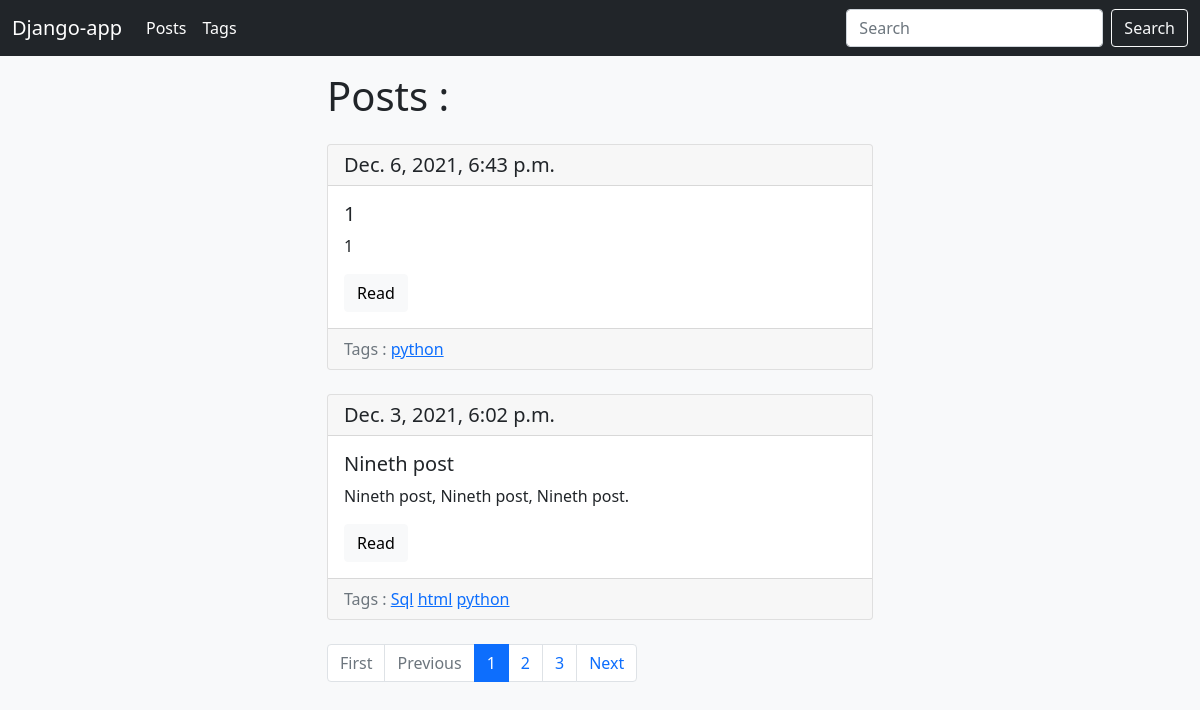
The page /blog/ on the database as committed earlier.
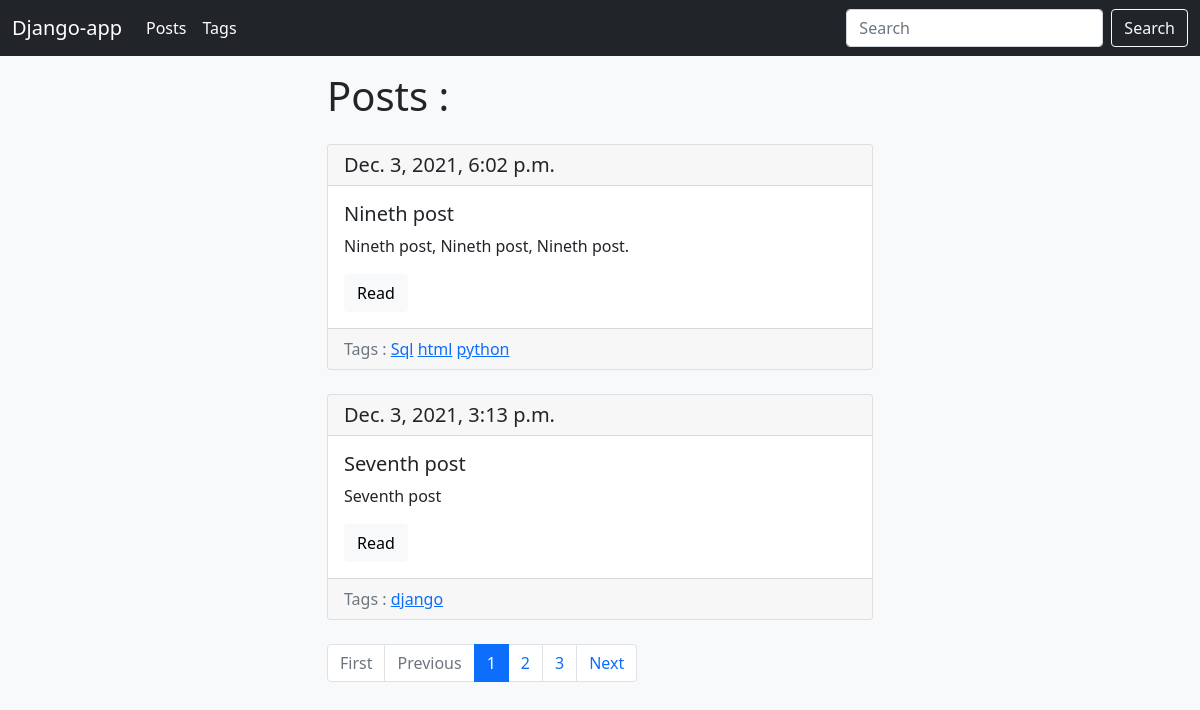
The same page on the database as committed later.
### blog/models.py (models this page shows, shortened)
class Post(models.Model):
    title = models.CharField(max_length=150, db_index=True)
    slug = models.SlugField(max_length=150, blank=True, unique=True)
    body = models.TextField(blank=True, db_index=True)
    date_pub = models.DateTimeField(auto_now_add=True)
    tags = models.ManyToManyField('Tag', blank=True, related_name='posts')
    def get_absolute_url(self):
        return reverse('post_detail_url', kwargs={'slug': self.slug})
    class Meta:
        ordering = ['-date_pub']

class Tag(models.Model):
    title = models.CharField(max_length=50)
    slug = models.SlugField(max_length=50, unique=True)
    def get_absolute_url(self):
        return reverse('tag_detail_url', kwargs={'slug': self.slug})
    class Meta:
        ordering = ['title']

### blog/views.py (the view)
# urls.py: path('', posts_list, name='posts_list_url'),
def posts_list(request):
    search_query = request.GET.get('search', '')
    if search_query:
        posts = Post.objects.filter(Q(title__icontains=search_query) | Q(body__icontains=search_query))
    else:
        posts = Post.objects.all()
    paginator = Paginator(posts, 2)
    page_number = request.GET.get('page', 1)
    page = paginator.get_page(page_number)
    is_paginated = page.has_other_pages()
    if page.has_previous():
        prev_url = '?page={}'.format(page.previous_page_number())
    else:
        prev_url = ''
    if page.has_next():
        next_url = '?page={}'.format(page.next_page_number())
    else:
        next_url = ''
    context = {
        'page_object': page,
        'is_paginated': is_paginated,
        'next_url': next_url,
        'prev_url': prev_url
    }
    return render(request, 'blog/index.html', context=context)

### blog/templates/blog/index.html (shortened to what this page needs)
{% extends 'blog/base_blog.html' %}
{% block content %}
  <h1 class="mb-4">Posts :</h1>
  {% for post in page_object.object_list %}
    {% include 'blog/includes/post_card_template.html' %}
  {% endfor %}
{% endblock %}

### blog/templates/blog/includes/post_card_template.html
<div class="card mb-4">
  <h5 class="card-header">{{ post.date_pub }}</h5>
  <div class="card-body">
    <h5 class="card-title">{{ post.title }}</h5>
    <p class="card-text">{{ post.body|truncatewords:15 }}</p>
    <a href="{{ post.get_absolute_url }}" class="btn btn-light">Read</a>
  </div>
  <div class="card-footer text-muted">
    Tags :
    {% for tag in post.tags.all %}
        <a href="{{ tag.get_absolute_url }}">{{ tag.title }}</a>
    {% endfor %}
  </div>
</div>

Rows that differ between the two databases and show on the page:
removed Post: date_pub "Dec. 6, 2021, 6:43 p.m.", title "1", body "1", Tag (title "python")
now on this page (row unchanged): Post: date_pub "Dec. 3, 2021, 3:13 p.m.", title "Seventh post", body "Seventh post"
now on this page (row unchanged): Tag: title "django", shown under "Dec. 3, 2021, 3:13 p.m."
